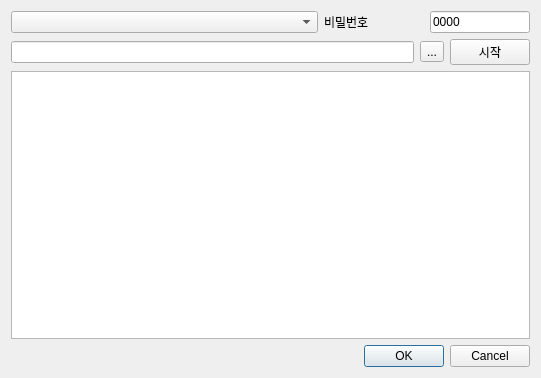
<?xml version="1.0" encoding="UTF-8"?>
<ui version="4.0">
 <class>Dialog</class>
 <widget class="QDialog" name="Dialog">
  <property name="geometry">
   <rect>
    <x>0</x>
    <y>0</y>
    <width>541</width>
    <height>378</height>
   </rect>
  </property>
  <property name="windowTitle">
   <string>외부신호-&gt;eBEST</string>
  </property>
  <layout class="QVBoxLayout" name="verticalLayout">
   <item>
    <layout class="QHBoxLayout" name="horizontalLayout_2">
     <item>
      <widget class="QComboBox" name="comboBox">
       <property name="minimumSize">
        <size>
         <width>150</width>
         <height>0</height>
        </size>
       </property>
      </widget>
     </item>
     <item>
      <widget class="QLabel" name="label">
       <property name="maximumSize">
        <size>
         <width>100</width>
         <height>16777215</height>
        </size>
       </property>
       <property name="text">
        <string>비밀번호</string>
       </property>
      </widget>
     </item>
     <item>
      <widget class="QLineEdit" name="lineEdit_pwd">
       <property name="minimumSize">
        <size>
         <width>80</width>
         <height>0</height>
        </size>
       </property>
       <property name="maximumSize">
        <size>
         <width>100</width>
         <height>16777215</height>
        </size>
       </property>
       <property name="text">
        <string>0000</string>
       </property>
      </widget>
     </item>
    </layout>
   </item>
   <item>
    <layout class="QHBoxLayout" name="horizontalLayout">
     <item>
      <widget class="QLineEdit" name="lineEdit"/>
     </item>
     <item>
      <widget class="QToolButton" name="toolButton">
       <property name="text">
        <string>...</string>
       </property>
      </widget>
     </item>
     <item>
      <widget class="QPushButton" name="pushButton">
       <property name="text">
        <string>시작</string>
       </property>
      </widget>
     </item>
    </layout>
   </item>
   <item>
    <widget class="QPlainTextEdit" name="plainTextEdit"/>
   </item>
   <item>
    <widget class="QDialogButtonBox" name="buttonBox">
     <property name="orientation">
      <enum>Qt::Horizontal</enum>
     </property>
     <property name="standardButtons">
      <set>QDialogButtonBox::Cancel|QDialogButtonBox::Ok</set>
     </property>
    </widget>
   </item>
  </layout>
 </widget>
 <resources/>
 <connections>
  <connection>
   <sender>buttonBox</sender>
   <signal>accepted()</signal>
   <receiver>Dialog</receiver>
   <slot>accept()</slot>
   <hints>
    <hint type="sourcelabel">
     <x>236</x>
     <y>368</y>
    </hint>
    <hint type="destinationlabel">
     <x>157</x>
     <y>274</y>
    </hint>
   </hints>
  </connection>
  <connection>
   <sender>buttonBox</sender>
   <signal>rejected()</signal>
   <receiver>Dialog</receiver>
   <slot>reject()</slot>
   <hints>
    <hint type="sourcelabel">
     <x>304</x>
     <y>368</y>
    </hint>
    <hint type="destinationlabel">
     <x>286</x>
     <y>274</y>
    </hint>
   </hints>
  </connection>
  <connection>
   <sender>pushButton</sender>
   <signal>clicked()</signal>
   <receiver>Dialog</receiver>
   <slot>StartWatcher()</slot>
   <hints>
    <hint type="sourcelabel">
     <x>473</x>
     <y>22</y>
    </hint>
    <hint type="destinationlabel">
     <x>417</x>
     <y>-20</y>
    </hint>
   </hints>
  </connection>
  <connection>
   <sender>toolButton</sender>
   <signal>clicked()</signal>
   <receiver>Dialog</receiver>
   <slot>fileselect()</slot>
   <hints>
    <hint type="sourcelabel">
     <x>430</x>
     <y>20</y>
    </hint>
    <hint type="destinationlabel">
     <x>324</x>
     <y>-21</y>
    </hint>
   </hints>
  </connection>
 </connections>
 <slots>
  <slot>fileselect()</slot>
  <slot>StartWatcher()</slot>
 </slots>
</ui>
